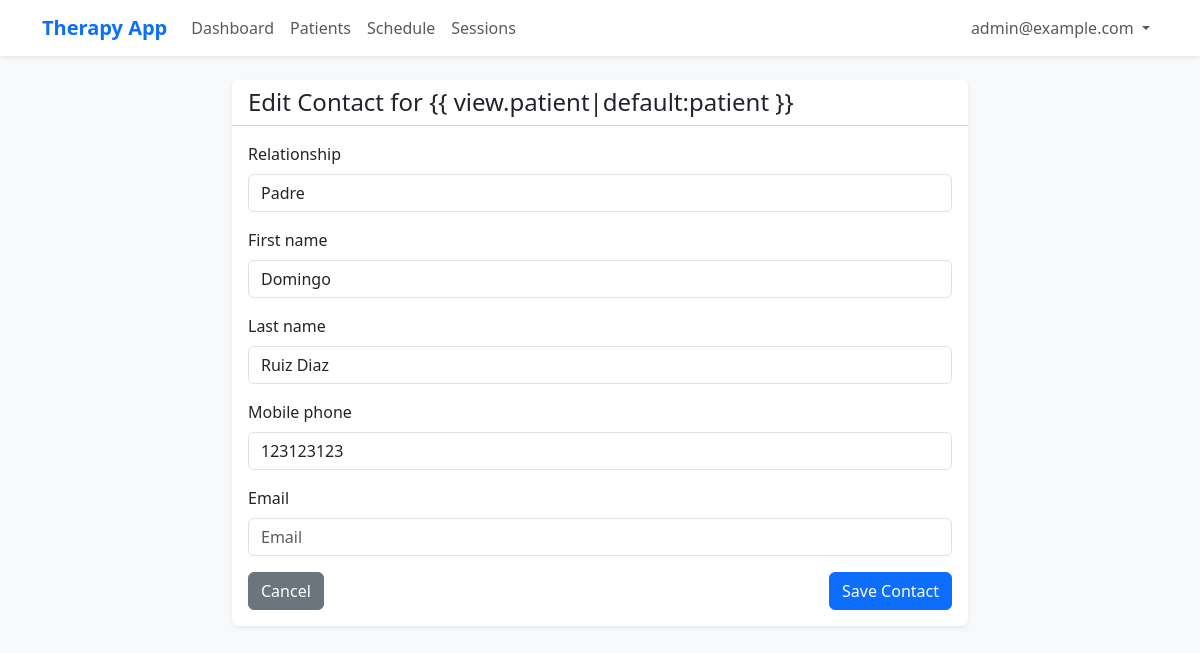
Page /patients/contact/1/edit/ (signed in) on the committed database.
### patients/models.py (models this page shows, shortened)
class FamilyContact(models.Model):
    patient = models.ForeignKey(Patient, on_delete=models.CASCADE, related_name='contacts')
    relationship_to_patient = models.CharField(max_length=50, verbose_name="Relationship")
    first_name = models.CharField(max_length=100)
    last_name = models.CharField(max_length=100)
    mobile_phone = models.CharField(max_length=20)
    email = models.EmailField(blank=True)

### patients/views.py (the view, shortened to what this page needs)
# urls.py: path('contact/<int:pk>/edit/', FamilyContactUpdateView.as_view(), name='contact_update'),
class FamilyContactUpdateView(ProfessionalRequiredMixin, UpdateView):
    model = FamilyContact
    form_class = FamilyContactForm
    template_name = 'patients/contact_form.html'
    def get_queryset(self):
        if not hasattr(self.request.user, 'professional'): return FamilyContact.objects.none()
        return FamilyContact.objects.filter(patient__created_by=self.request.user.professional)
    def get_context_data(self, **kwargs):
        context = super().get_context_data(**kwargs)
        context['patient'] = self.object.patient
        return context

### patients/forms.py
class FamilyContactForm(forms.ModelForm):
    class Meta:
        model = FamilyContact
        exclude = ['patient']

### web/mixins.py (called while the page is built)
    def test_func(self):
        return self.request.user.is_authenticated

    def dispatch(self, request, *args, **kwargs):
        if not request.user.is_authenticated:
            return self.handle_no_permission()
        if not hasattr(request.user, 'professional'):
            if request.resolver_match.url_name == 'professional_create':
                return super().dispatch(request, *args, **kwargs)
            return redirect('professional_create')
        return super().dispatch(request, *args, **kwargs)

### patients/templates/patients/contact_form.html (shortened to what this page needs)
{% extends "base.html" %}
{% load bootstrap5 %}
{% block content %}
<div class="row justify-content-center">
    <div class="col-md-8">
        <div class="card">
            <div class="card-header bg-white">
                <h4 class="mb-0">{% if object %}Edit{% else %}Add{% endif %} Contact for {{ view.patient|default:patient
                    }}</h4>
            </div>
            <div class="card-body">
                <form method="post">
                    {% bootstrap_form form %}
                    <div class="d-flex justify-content-between">
                        <a href="{% url 'patient_detail' view.patient.pk|default:patient.pk %}"
                            class="btn btn-secondary">Cancel</a>
                        {% bootstrap_button button_type="submit" content="Save Contact" %}
                    </div>
                </form>
            </div>
        </div>
    </div>
</div>
{% endblock %}

### templates/base.html (shortened to what this page needs)
{% load bootstrap5 %}
<!DOCTYPE html>
<html lang="en">
<head>
    {% bootstrap_css %}
</head>
<body>
    <nav class="navbar navbar-expand-lg navbar-light bg-white shadow-sm mb-4">
        <div class="container">
            <a class="navbar-brand" href="{% url 'dashboard' %}">Therapy App</a>
            <div class="collapse navbar-collapse" id="navbarNav">
                {% if user.is_authenticated %}
                <ul class="navbar-nav me-auto">
                    <li class="nav-item"><a class="nav-link" href="{% url 'dashboard' %}">Dashboard</a></li>
                    <li class="nav-item"><a class="nav-link" href="{% url 'patient_list' %}">Patients</a></li>
                    <li class="nav-item"><a class="nav-link" href="{% url 'schedule' %}">Schedule</a></li>
                    <li class="nav-item"><a class="nav-link" href="{% url 'session_list' %}">Sessions</a></li>
                </ul>
                <ul class="navbar-nav">
                    <li class="nav-item dropdown">
                        <a class="nav-link dropdown-toggle" href="#" id="userDropdown" role="button" data-bs-toggle="dropdown">
                            {{ user.email }}
                        </a>
                    </li>
                </ul>
                {% else %}
                <ul class="navbar-nav ms-auto">
                    <li class="nav-item"><a class="nav-link" href="{% url 'account_login' %}">Login</a></li>
                </ul>
                {% endif %}
            </div>
        </div>
    </nav>
    <div class="container">
        {% block content %}{% endblock %}
    </div>
</body>
</html>

### templates/base.html (style rules this page uses)
body { background-color: #f8f9fa; }
.navbar-brand { font-weight: bold; color: #0d6efd !important; }
.card { border: none; box-shadow: 0 0.125rem 0.25rem rgba(0, 0, 0, 0.075); margin-bottom: 20px; }

### rows in the picture
FamilyContact: relationship_to_patient "Padre", first_name "Domingo", last_name "Ruiz Diaz", mobile_phone "123123123"

### other values in the picture
{{ user.email }} "admin@example.com"
